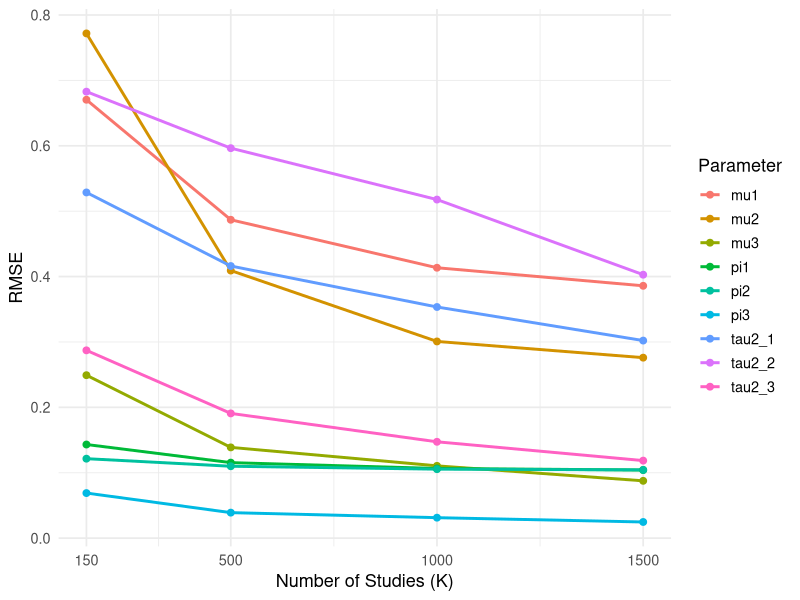
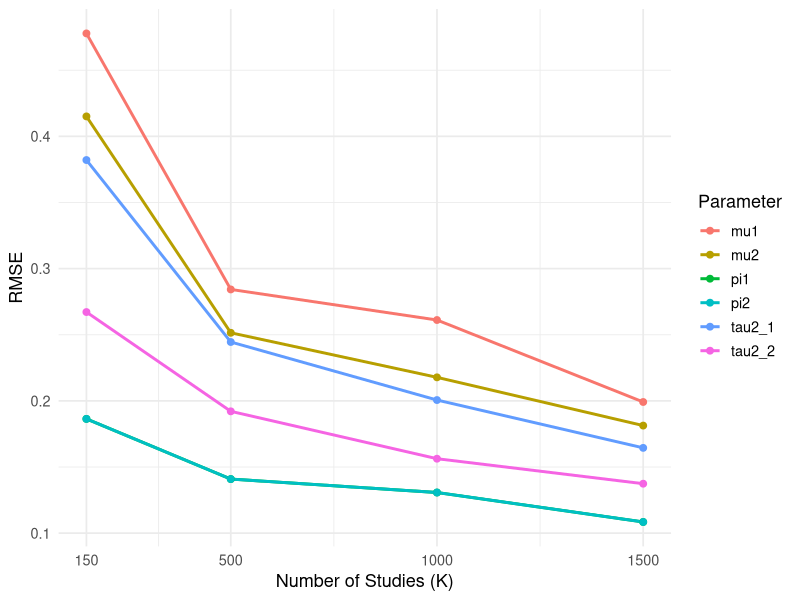
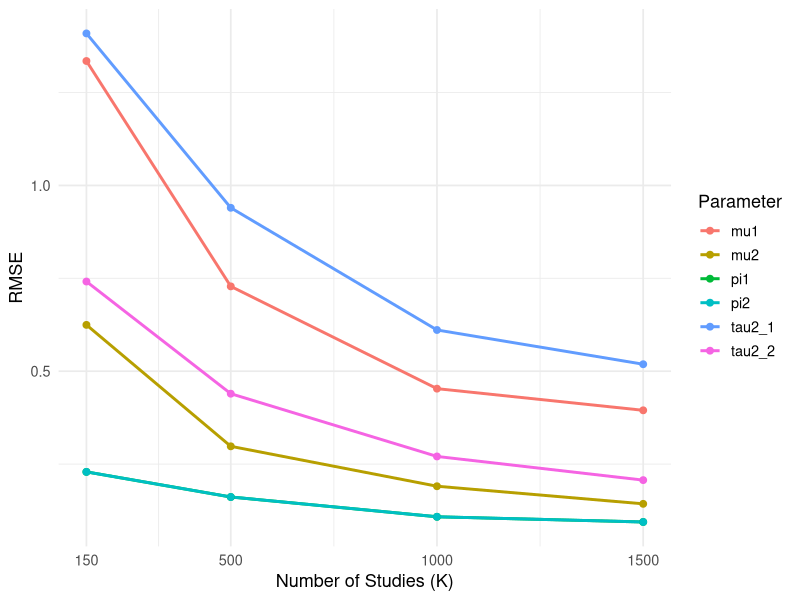
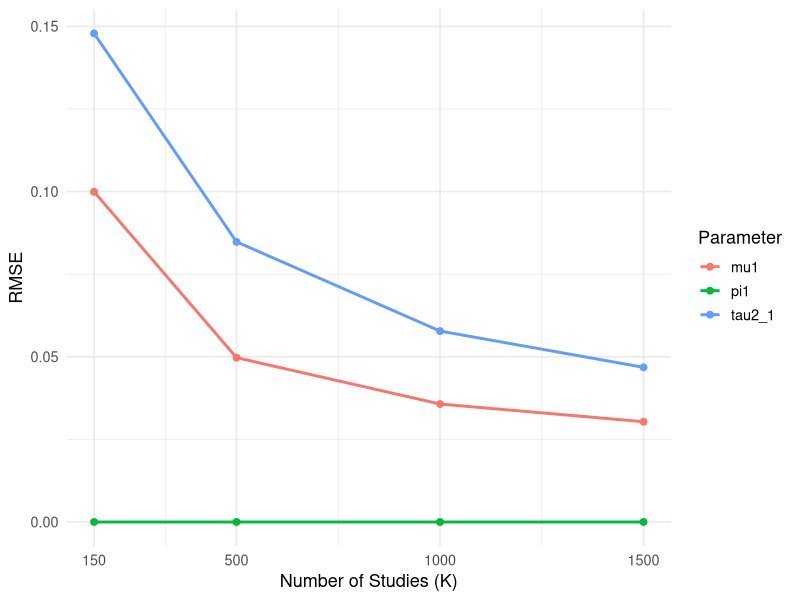

The R source for these figures, in order:
## ---- chunk 1
knitr::opts_chunk$set(echo = TRUE)
## ---- chunk 2
library(ggplot2)
library(dplyr)
library(tidyr)
## ---- chunk 3

scenario1 <- data.frame(
Parameter = c("mu1", "mu2", "mu3", "tau2_1", "tau2_2", "tau2_3", "pi1", "pi2", "pi3"),
K150  = c(0.67040477, 0.77184890, 0.24916968, 0.52865151, 0.68278485, 0.28718817, 0.14315924, 0.12150552, 0.06890731),
K500  = c(0.48686487, 0.40921551, 0.13877419, 0.41612027, 0.59636886, 0.19074553, 0.11546375, 0.10992732, 0.03898538),
K1000 = c(0.41349455, 0.30079057, 0.11054010, 0.35346858, 0.51776149, 0.14731519, 0.10650265, 0.10547836, 0.03127688),
K1500 = c(0.38587080, 0.27598255, 0.08762364, 0.30211838, 0.40286566, 0.11854734, 0.10413471, 0.10435473, 0.02469001)
)

scenario1_long <- scenario1 %>%
pivot_longer(starts_with("K"), names_to = "K", values_to = "RMSE") %>%
mutate(K = as.numeric(gsub("K", "", K)))

ggplot(scenario1_long, aes(x = K, y = RMSE, color = Parameter, group = Parameter)) +
geom_line(linewidth = 1) + geom_point(size = 2) +
theme_minimal(base_size = 13) +
labs(x = "Number of Studies (K)", y = "RMSE", color = "Parameter") +
scale_x_continuous(breaks = c(150, 500, 1000, 1500))


## ---- chunk 4

scenario2 <- data.frame(
Parameter = c("mu1", "mu2", "tau2_1", "tau2_2", "pi1", "pi2"),
K150  = c(0.4778133, 0.4150743, 0.3820868, 0.2671641, 0.1863864, 0.1863864),
K500  = c(0.2842555, 0.2514844, 0.2445168, 0.1921082, 0.1408853, 0.1408853),
K1000 = c(0.2611372, 0.2177994, 0.2006315, 0.1562850, 0.1307240, 0.1307240),
K1500 = c(0.1991623, 0.1813278, 0.1644761, 0.1373862, 0.1084464, 0.1084464)
)

scenario2_long <- scenario2 %>%
pivot_longer(starts_with("K"), names_to = "K", values_to = "RMSE") %>%
mutate(K = as.numeric(gsub("K", "", K)))

ggplot(scenario2_long, aes(x = K, y = RMSE, color = Parameter, group = Parameter)) +
geom_line(linewidth = 1) + geom_point(size = 2) +
theme_minimal(base_size = 13) +
labs(x = "Number of Studies (K)", y = "RMSE", color = "Parameter") +
scale_x_continuous(breaks = c(150, 500, 1000, 1500))

## ---- chunk 5
scenario3 <- data.frame(
Parameter = c("mu1", "mu2", "tau2_1", "tau2_2", "pi1", "pi2"),
K150  = c(1.3348927, 0.6246681, 1.4091233, 0.7413643, 0.2289934, 0.2289934),
K500  = c(0.7283115, 0.2978475, 0.9398239, 0.4394450, 0.1613955, 0.1613955),
K1000 = c(0.4530323, 0.1903813, 0.6109227, 0.2705537, 0.1081558, 0.1081558),
K1500 = c(0.3947530, 0.1430142, 0.5187588, 0.2068493, 0.0941793, 0.0941793)
)

scenario3_long <- scenario3 %>%
pivot_longer(starts_with("K"), names_to = "K", values_to = "RMSE") %>%
mutate(K = as.numeric(gsub("K", "", K)))

ggplot(scenario3_long, aes(x = K, y = RMSE, color = Parameter, group = Parameter)) +
geom_line(linewidth = 1) + geom_point(size = 2) +
theme_minimal(base_size = 13) +
labs(x = "Number of Studies (K)", y = "RMSE", color = "Parameter") +
scale_x_continuous(breaks = c(150, 500, 1000, 1500))


## ---- chunk 6
scenario4 <- data.frame(
Parameter = c("mu1", "tau2_1", "pi1"),
K150  = c(0.09992471, 0.14785288, 0.00000000),
K500  = c(0.04972861, 0.08477210, 0.00000000),
K1000 = c(0.03569040, 0.05777234, 0.00000000),
K1500 = c(0.03034144, 0.04679992, 0.00000000)
)

scenario4_long <- scenario4 %>%
pivot_longer(starts_with("K"), names_to = "K", values_to = "RMSE") %>%
mutate(K = as.numeric(gsub("K", "", K)))

ggplot(scenario4_long, aes(x = K, y = RMSE, color = Parameter, group = Parameter)) +
geom_line(linewidth = 1) + geom_point(size = 2) +
theme_minimal(base_size = 13) +
labs(x = "Number of Studies (K)", y = "RMSE", color = "Parameter") +
scale_x_continuous(breaks = c(150, 500, 1000, 1500))

